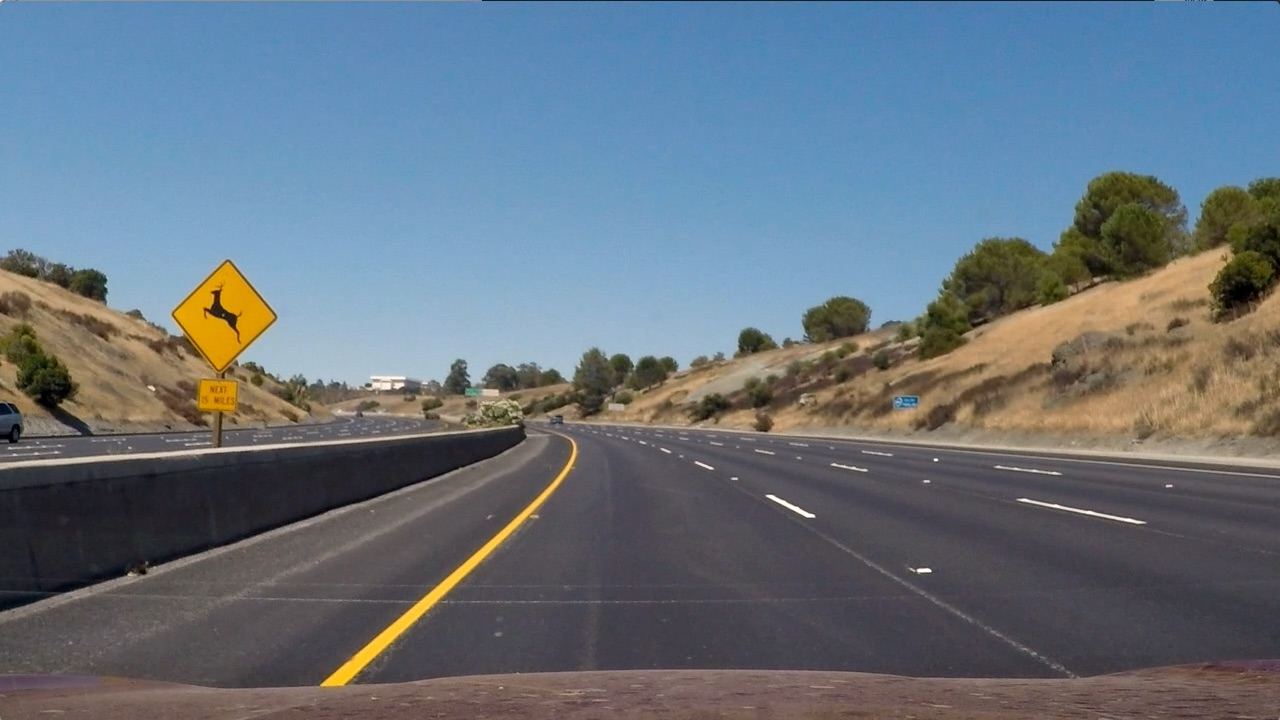
#> input picture test_images/test2.jpg, 1280 x 720 px
$ jupyter execute --allow-errors advLaneFinding.ipynb   (shell and % lines are left out)   (older library calls are emulated)
#> lines starting #> are read from the running program, lines starting #| are printed output that depends on the picture; after the words box and inside, x2 and y2 are one past the last pixel; in counts of white or black regions, pixels touching at a corner belong together
# Advanced Lane Finding

## Input Modules

[cell 1]
import numpy as np
import cv2
import glob
import matplotlib.pyplot as plt
import matplotlib.image as mpimg

import collections

# For Displaying/Viewing/Editing video on Ipython console
from moviepy.editor import VideoFileClip
from IPython.display import HTML
import pickle

## Step 1. Camera Calibration

[cell 2]
import os
calibration_pickle = './camera_cal/calib_data.pkl'
image_dir = 'camera_cal/calibration*.jpg'
def calibrateCamera():
    nx,ny = 9,6
    if os.path.isfile(calibration_pickle):
        with open(calibration_pickle,'rb') as pkl:
#> (reads camera_cal/calib_data.pkl from the repository)
            retflags, mtx, dist, rvecs, tvecs = pickle.load(pkl)
            return retflags, mtx, dist, rvecs, tvecs

    # Prepare object points like (0,0,0), (1,0,0), (2,0,0), ... (8,5,0)
    objp = np.zeros((nx*ny,3),np.float32)
    objp[:,:2] = np.mgrid[0:nx,0:ny].T.reshape(-1,2)

    # Create Lists to store object points and image points from all the images
    objpoints = [] # 3d points of object in real world co-ordinates
    imgpoints = [] # 2d points of projected image in camera co-ordinates

    # Get the list of image files
    images = glob.glob(image_dir)

    for idx, fname in enumerate(images):
        img = mpimg.imread(fname)
        gray = cv2.cvtColor(img,cv2.COLOR_RGB2GRAY)

        #Find chessboard corners
        retflags, corners = cv2.findChessboardCorners(gray, (nx, ny), None)

        # If corner found, then add to object and image points
        if retflags == True:
            objpoints.append(objp)
            imgpoints.append(corners)

            # Draw and display the corners
            cv2.drawChessboardCorners(img, (nx,ny), corners, retflags)
            plt.imshow(img)
            plt.show()

    retflags, mtx, dist, rvecs, tvecs = cv2.calibrateCamera(objpoints,imgpoints, (gray.shape[1], gray.shape[0]), None, None)
    with open(calibration_pickle,'wb') as pkl_dump:
        pickle.dump((retflags, mtx, dist, rvecs, tvecs), pkl_dump)

    return retflags, mtx, dist, rvecs, tvecs


def undistort(img, mtx, dist):
    frame_undistorted = cv2.undistort(img, mtx, dist, newCameraMatrix=mtx)
    return frame_undistorted

## Test Undistortion

[cell 3]
ret, mtx, dist, rvecs, tvecs = calibrateCamera()
img = mpimg.imread('test_images/test2.jpg')
#> img is the input picture: shape (720, 1280, 3); mean R, G, B 102.8, 114.6, 125.5
img_undistorted = undistort(img, mtx, dist)
#> (the rest of this cell did not finish here and is left out)

## 2. Image preprocessing, thresholding and binarisation

[cell 4]
def equializeThreshGray(img):
    gray = cv2.cvtColor(img,cv2.COLOR_BGR2GRAY)
    eq_gray = cv2.equalizeHist(gray)
    _, thimg = cv2.threshold(eq_gray, thresh=250, maxval= 255, type=cv2.THRESH_BINARY)
    return thimg


# [11 lines left out: function sobelImg, not called in this run]

def sobelMagnitude(img, thresh_min=75, thresh_max=255, sobel_kernel=11):
    grayImg = cv2.cvtColor(img, cv2.COLOR_BGR2GRAY)
    sobelx = np.absolute(cv2.Sobel(grayImg, cv2.CV_64F, 1, 0, ksize=sobel_kernel))
    sobely = np.absolute(cv2.Sobel(grayImg, cv2.CV_64F, 0, 1, ksize=sobel_kernel))
    gradmag = np.sqrt(sobelx**2 + sobely**2)
    scaled_gradmag = np.uint8(255*gradmag/np.max(gradmag))
    gradmag_binary = np.zeros_like(scaled_gradmag)
    gradmag_binary[(scaled_gradmag >= thresh_min) & (scaled_gradmag <= thresh_max)] = 1
    return gradmag_binary


def hsvThres(img, thresh_min , thresh_max ):
    hls = cv2.cvtColor(img, cv2.COLOR_BGR2HSV)
    mask_gt = np.all(hls>thresh_min, axis=2)
    mask_lt = np.all(hls<thresh_max, axis=2)
    hsv_mask = np.logical_and(mask_gt, mask_lt)
    return hsv_mask


#Now make the main image processing pipeline


def binariseImage(img, displayImages=False):
    h, w, c = img.shape
    hls_min, hls_max = ([0,70,70], [50, 255, 255])


    binary_mask = np.zeros((h, w), dtype = np.uint8)
    # First detect yellow lines
    s_mask = hsvThres(img, hls_min,hls_max)

    binary_mask = np.logical_or(binary_mask,s_mask)


    # now detect white lines by thresholding equialised frame

    white_mask = equializeThreshGray(img)
    binary_mask = np.logical_or(binary_mask, white_mask)

    # get sobel max
    sob_min, sob_max = 75, 255
    # Now do a red channel thresholding
    sob_mask = sobelMagnitude(img, thresh_min=75, thresh_max=255, sobel_kernel=9)
    binary_mask = np.logical_or(binary_mask, sob_mask)


    # Now do a simple dilate then erode to fill holes, to keep lines continuous
    kernel = np.ones((5, 5), np.uint8)
    closing = cv2.morphologyEx(binary_mask.astype(np.uint8), cv2.MORPH_CLOSE, kernel)

    print("closing type = %s" %str(closing.dtype))
    if displayImages==True:
        fig, ax = plt.subplots(2, 3,figsize=(15,6))
        fig.tight_layout()
        ax[0, 0].imshow(cv2.cvtColor(img, cv2.COLOR_BGR2RGB))

        ax[0, 0].set_title('input_frame')

        ax[0, 0].set_axis_bgcolor('red')
        ax[0, 1].imshow(white_mask, cmap='gray')


        ax[0, 2].imshow(s_mask, cmap='gray')
        ax[0, 2].set_title('yellow mask')


        ax[1, 0].imshow(sob_mask, cmap='gray')
        ax[1, 0].set_title('sobel mask')


        ax[1, 1].imshow(binary_mask, cmap='gray')
        ax[1, 1].set_title('Final Binary mask')


        ax[1, 2].imshow(closing, cmap='gray')
        ax[1, 2].set_title('after filling')
        #plt.savefig("test_images/test2_bin.jpg")
        plt.show()
    return closing

## Testing the edge detection pipeline

[cell 5]
test_images = glob.glob('test_images/*.jpg')

img = cv2.imread("test_images/test2.jpg")
#> (the rest of this cell did not finish here and is left out)

#> in hsvThres, `mask_gt = np.all(hls>thresh_min, axis=2)`:
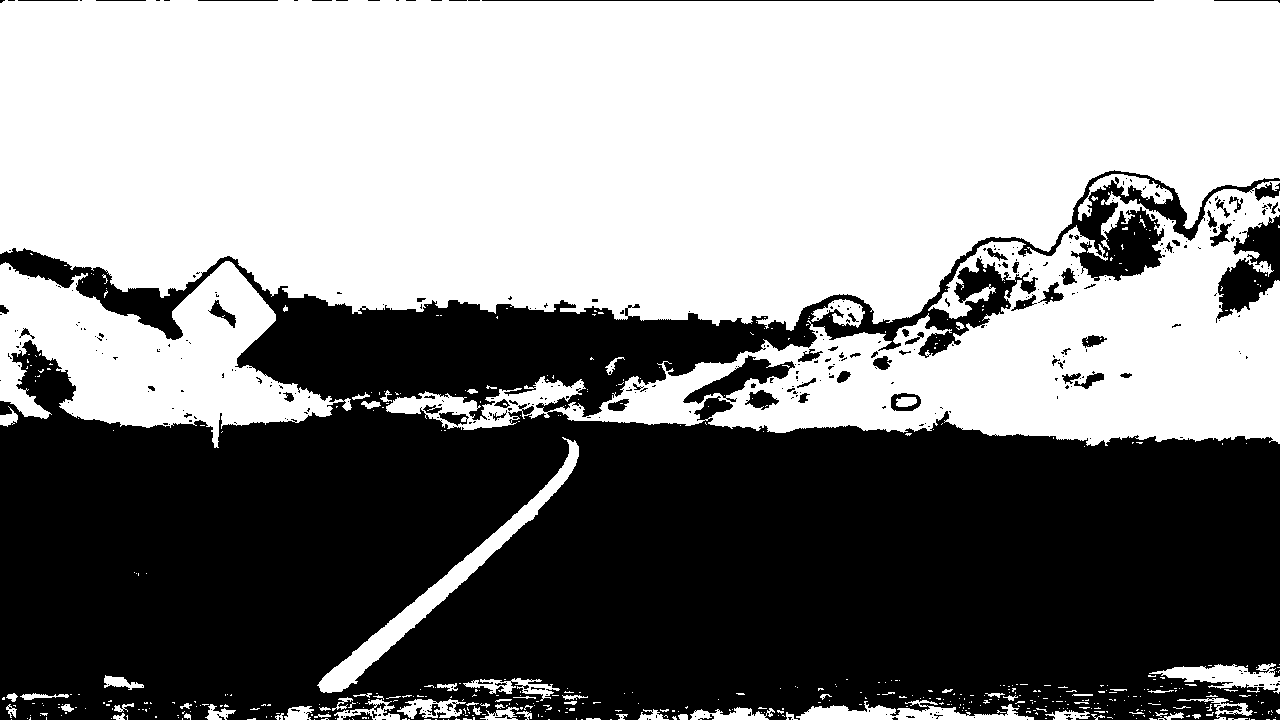
#> mask_gt: shape (720, 1280) bool; 53% white; 412 black regions (347 under 20 px), largest, box (x1, y1, x2, y2) and area: (0, 170, 1280, 720) 420376, (1216, 215, 1280, 323) 3399, (683, 355, 795, 404) 1749
#| closing type = uint8

# Perspective Transform

[cell 6]
def perspectiveTransform(img, displayImages=False, showQuad=True):
    h,w = img.shape[:2]
    src_pts = np.float32([[0, h-30],[w,h-30],[540,450],[750,450]])
    dst_pts = np.float32([[0,h],[w,h],[0,0],[w,0]])
    M = cv2.getPerspectiveTransform(src_pts, dst_pts)
    Minv = cv2.getPerspectiveTransform(dst_pts,src_pts)
    warped_img = cv2.warpPerspective(img, M, (w,h), flags = cv2.INTER_LINEAR)


    if displayImages==True:
        fig, (ax1,ax2) = plt.subplots(1,2,figsize=(15,9))
        fig.tight_layout()
        ax1.imshow(img, cmap='gray')
        ax1.set_title(" original image")
        ax2.imshow(warped_img, cmap='gray')
        ax2.set_title(" warped image- bird'seye view")
        #plt.savefig('test4_persp.jpg')
        plt.show()
    return warped_img, M, Minv

# show result on test images
# for test_img in glob.glob('test_images/*.jpg'):

test_img = "test_images/test4.jpg"
img = mpimg.imread(test_img)
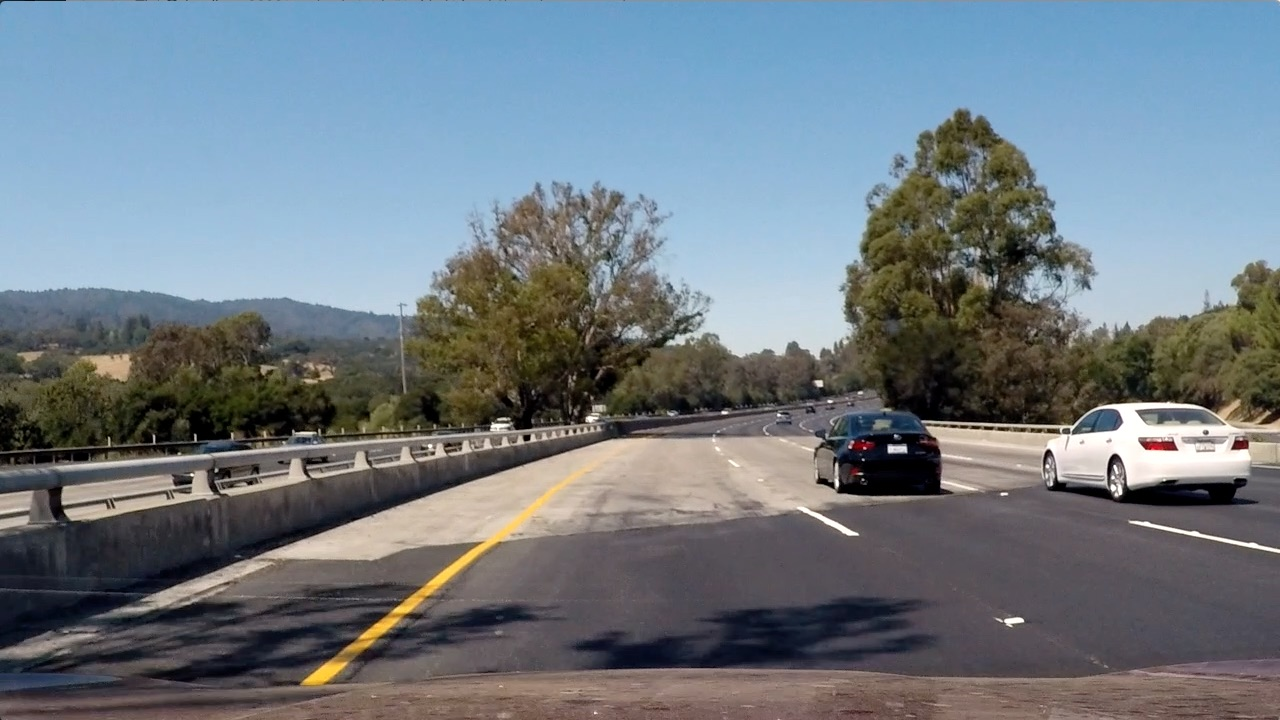
#> input picture test_images/test4.jpg, 1280 x 720 px
#> img is the input picture: shape (720, 1280, 3); mean R, G, B 112.2, 122.7, 130.9
img_undistorted = undistort(img, mtx, dist)
img_binary = binariseImage(img_undistorted,displayImages=False)
#| closing type = uint8
#> (the rest of this cell did not finish here and is left out)

print(img_binary.shape)

## Now do the sliding window fitting part

[cell 7]
ym_per_pix = 30 / 720   # meters per pixel in y dimension
xm_per_pix = 3.7 / 700  # meters per pixel in x dimension
time_window = 15        # results are averaged over this number of frames

[cell 8]
# [113 lines left out: function sliding_window_polyfit, not called in this run]

[cell 9]
# [83 lines left out: function approx_by_previous_fits, not called in this run]

[cell 10]
# [38 lines left out: function combine_line_with_road, not called in this run]

[cell 11]
import collections
class Line:
    def __init__(self, buflen=15):

        # flag to mark if the line was detected the last iteration
        self.detected = False

        # polynomial coefficients fitted on the last iteration
        self.lastFitPixel = None
        self.lastFitMeter = None

        # list of polynomial coefficients of the last N iterations
        self.recentFitsPixel = collections.deque(maxlen=buflen)
        self.recentFitsMeter = collections.deque(maxlen=2 * buflen)

        self.radius_of_curvature = None

        # store all pixels coords (x, y) of line detected
        self.allx = None
        self.ally = None

    # [60 lines left out: functions update_line_eq, draw, average_fit, curvature, curvature_meter, not called in this run]

#> (a cell that did not finish here is left out)

[cell 13]
# [23 lines left out: function add_metrics_to_img, not called in this run]

[cell 14]
# [19 lines left out: function compute_offset_from_center, not called in this run]

[cell 15]
def process_pipeline(frame, keep_state=True):
    """
    Apply whole lane detection pipeline to an input color frame.
    """

    global line_lt, line_rt, processed_frames

    # undistort the image using coefficients found in calibration
    frame = cv2.cvtColor(frame, cv2.COLOR_RGB2BGR)
    img_undistorted = undistort(frame, mtx, dist)

    # binarize the frame s.t. lane lines are highlighted as much as possible
    img_binary = binariseImage(img_undistorted)

    # compute perspective transform to obtain bird's eye view
    img_birdeye, M, Minv = perspectiveTransform(img_binary)

    # fit 2-degree polynomial curve onto lane lines found
    if processed_frames > 0 and keep_state and line_lt.detected and line_rt.detected:
        line_lt, line_rt, img_fit = approx_by_previous_fits(img_birdeye, line_lt, line_rt)
    else:
        line_lt, line_rt, img_fit = sliding_window_polyfit(img_birdeye, line_lt, line_rt, n_windows=11)

    # compute offset in meter from center of the lane
    offset_meter = compute_offset_from_center(line_lt, line_rt, frame_width=frame.shape[1])

    # draw the surface enclosed by lane lines back onto the original frame
    blend_on_road = combine_line_with_road(img_undistorted, Minv, line_lt, line_rt, keep_state)

    # stitch on the top of final output images from different steps of the pipeline
    blend_output = add_metrics_to_img(blend_on_road, img_binary, img_birdeye, img_fit, line_lt, line_rt, offset_meter)

    processed_frames += 1

    return cv2.cvtColor(blend_output, cv2.COLOR_BGR2RGB)

[cell 16]
processed_frames = 0
frame = cv2.imread("test_images/test3.jpg")
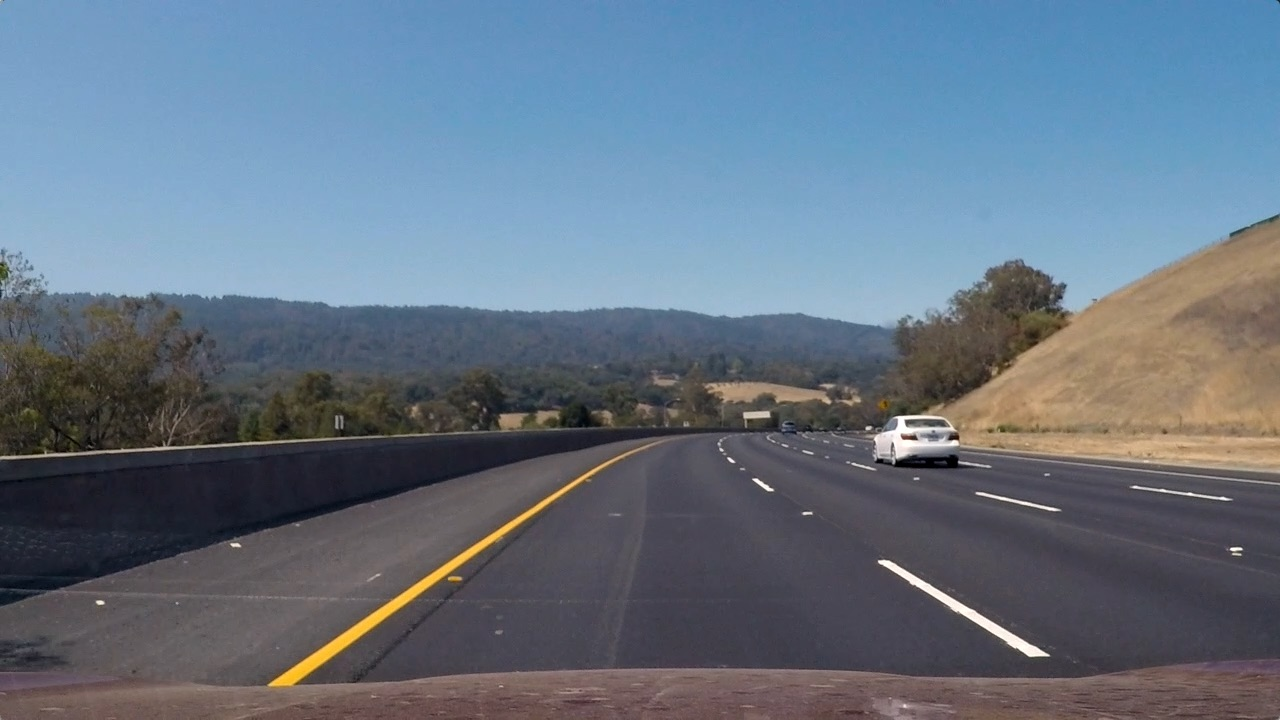
#> input picture test_images/test3.jpg, 1280 x 720 px
#> frame is the input picture: shape (720, 1280, 3); mean B, G, R 130.7, 115.3, 101.1
#> (the rest of this cell did not finish here and is left out)

#> call 3 of sobelMagnitude, with thresh_min = 75, thresh_max = 255, sobel_kernel = 9
#> in sobelMagnitude (call 3), `sobelx = np.absolute(cv2.Sobel(grayImg, cv2.CV_64F, 1, 0, ksize=sobel_..`:
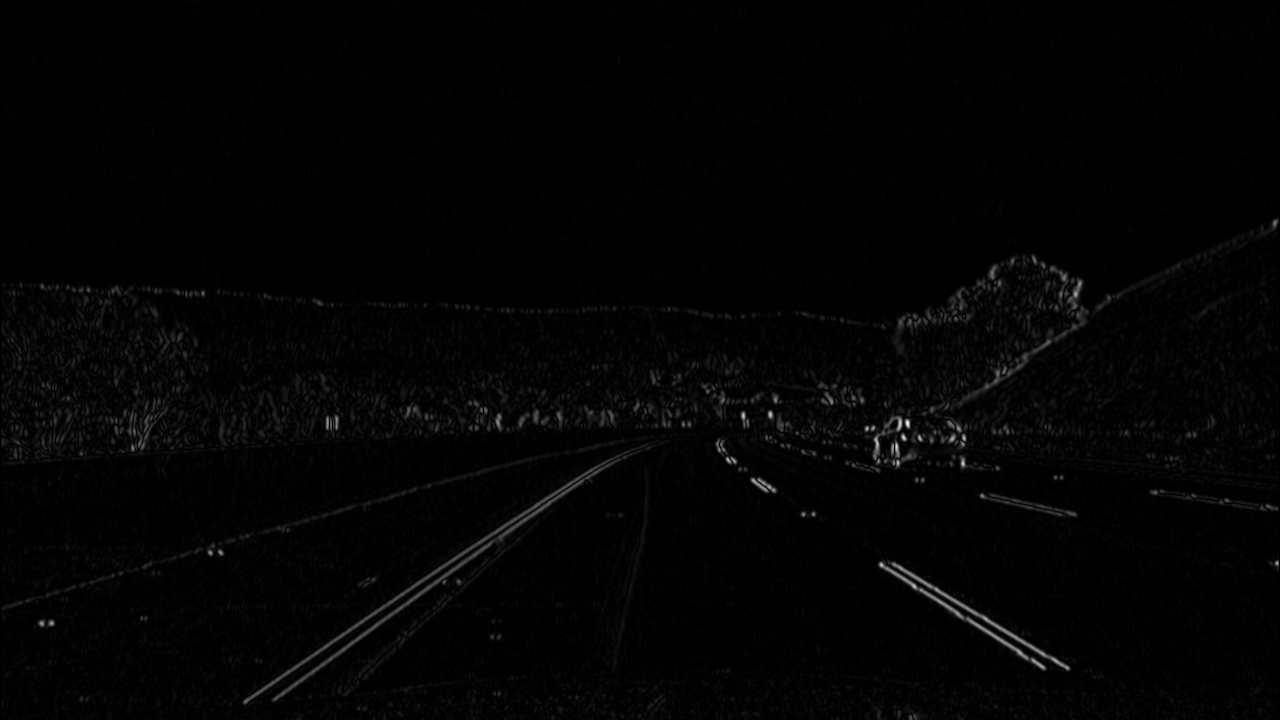
#> sobelx: shape (720, 1280) float64; min 0, max 1388945, mean 21245.4; drawn with min black and max white
#| closing type = uint8
#> in process_pipeline, `img_birdeye, M, Minv = perspectiveTransform(img_binary)`: M = [[-0.713, -1.6, 1106.3], [0, -2.14, 962], [0, -0.00248, 1]]; Minv = [[0.164, -0.75, 540], [0, -0.468, 450], [0, -0.00116, 1]]

[cell 17]
plt.figure(figsize=(8,8))
#> (this line was passed over: IPython is not available in this run)
plt.grid('off')
#> (this line was passed over: IPython is not available in this run)
#> (the rest of this cell did not finish here and is left out)

[cell 18]
from moviepy.editor import VideoFileClip

[cell 19]
line_lt, line_rt = Line(buflen=10), Line(buflen=10)
